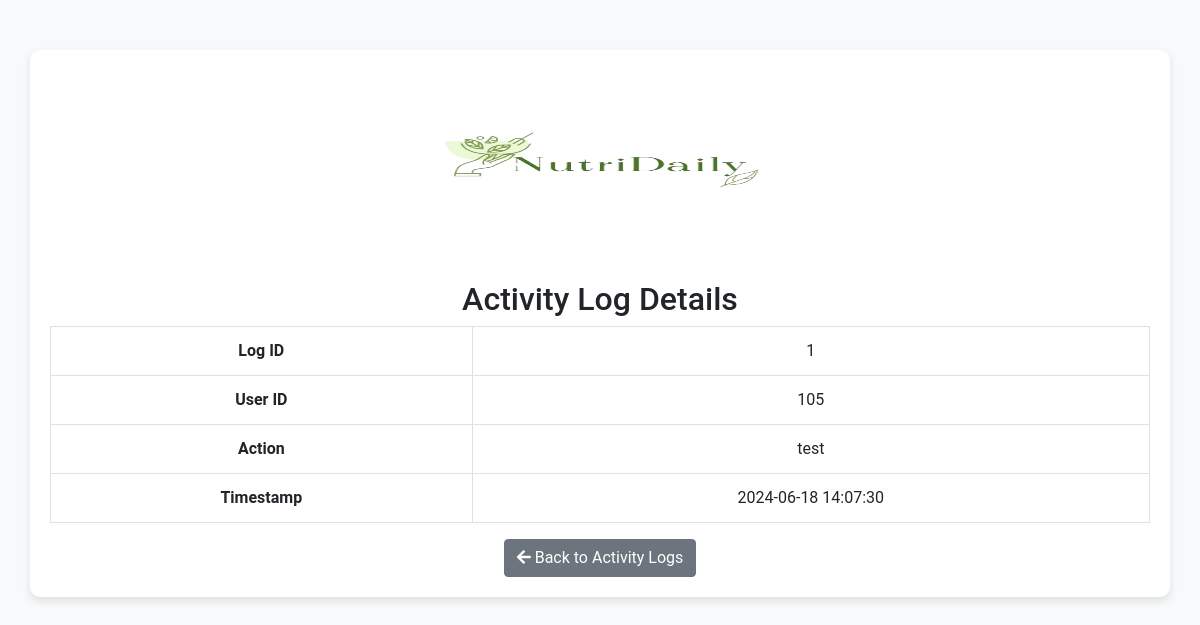
Page /activity_log_details.php?id=1 (signed in) on the committed database.
### tables this page shows
CREATE TABLE `activity_logs` (
  `id` int(11) NOT NULL,
  `user_id` int(11) NOT NULL,
  `action` varchar(255) NOT NULL,
  `timestamp` timestamp NOT NULL DEFAULT CURRENT_TIMESTAMP
);

### activity_log_details.php (the view, shortened to what this page needs)
<?php
require 'config/db.php';
$log_id = intval($_GET['id']);
$stmt = $conn->prepare("SELECT * FROM activity_logs WHERE id = ?");
$stmt->bind_param("i", $log_id);
$stmt->execute();
$result = $stmt->get_result();
$log = $result->fetch_assoc();
?>
<!DOCTYPE html>
<html lang="en">
<head>
    <link rel="stylesheet" href="https://maxcdn.bootstrapcdn.com/bootstrap/4.5.2/css/bootstrap.min.css">
    <link rel="stylesheet" href="https://cdnjs.cloudflare.com/ajax/libs/font-awesome/5.15.4/css/all.min.css">
</head>
<body>
    <div class="container text-center">
        <img src="Green_And_White_Aesthetic_Salad_Vegan_Logo__6_-removebg-preview.png" alt="NutriDaily Logo" class="logo" style="width: 40%; height:190px;">
        <h2>Activity Log Details</h2>
        <table class="table table-bordered">
            <tr>
                <th>Log ID</th>
                <td><?php echo htmlspecialchars($log['id']); ?></td>
            </tr>
            <tr>
                <th>User ID</th>
                <td><?php echo htmlspecialchars($log['user_id']); ?></td>
            </tr>
            <tr>
                <th>Action</th>
                <td><?php echo htmlspecialchars($log['action']); ?></td>
            </tr>
            <tr>
                <th>Timestamp</th>
                <td><?php echo htmlspecialchars($log['timestamp']); ?></td>
            </tr>
        </table>
        <a href="activity_logs.php" class="btn btn-secondary"><i class="fas fa-arrow-left"></i> Back to Activity Logs</a>
    </div>
</body>
</html>

### activity_log_details.php (style rules this page uses)
body { font-family: 'Roboto', sans-serif; background-color: #f8f9fa; }
.container { margin-top: 50px; background-color: white; padding: 20px; border-radius: 10px; box-shadow: 0 4px 8px rgba(0, 0, 0, 0.1); }
.logo { display: block; margin: 0 auto 20px; height: 100px; }

### rows in the picture
activity_logs: id "1", user "105", action "test", timestamp "2024-06-18 14:07:30"
